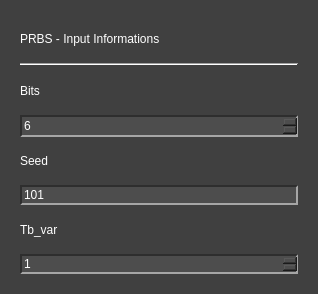
<?xml version="1.0" encoding="UTF-8"?>
<ui version="4.0">
 <class>PRBS_Info</class>
 <widget class="QWidget" name="PRBS_Info">
  <property name="geometry">
   <rect>
    <x>0</x>
    <y>0</y>
    <width>318</width>
    <height>294</height>
   </rect>
  </property>
  <property name="sizePolicy">
   <sizepolicy hsizetype="Ignored" vsizetype="Preferred">
    <horstretch>0</horstretch>
    <verstretch>0</verstretch>
   </sizepolicy>
  </property>
  <property name="minimumSize">
   <size>
    <width>0</width>
    <height>0</height>
   </size>
  </property>
  <property name="maximumSize">
   <size>
    <width>16777215</width>
    <height>16777215</height>
   </size>
  </property>
  <property name="windowTitle">
   <string>PRBS Signal Configuration</string>
  </property>
  <property name="styleSheet">
   <string notr="true">QComboBox QAbstractItemView {
    background-color: rgb(77, 77, 77);
}

QComboBox QAbstractItemView::item:focus{
    background-color: rgb(140, 140, 140);
}

QDoubleSpinBox{
	background-color: rgb(77, 77, 77);
	
	border-top: 1.5px solid rgb(46, 46, 46);
	border-left: 1.5px solid rgb(46, 46, 46);

	border-bottom: 1.5px solid rgb(166, 166, 166);
	border-right: 1.5px solid rgb(166, 166, 166);
}

QDoubleSpinBox::up-button{
    image: url(:/imgs/imgs/drop_up_arrow.png);
	width: 11px;

	background-color: rgb(0, 79, 0);
	border-top: 1.5px solid rgb(127, 167, 127);
	border-left: 1.5px solid rgb(127, 167, 127);

	border-bottom: 1.5px solid rgb(0, 0, 0);
	border-right: 1.5px solid rgb(0, 0, 0);
}

QDoubleSpinBox::up-button:pressed{
	border: 2px solid rgb(255, 255, 255);
}

QDoubleSpinBox::up-button:hover{
	background-color: rgb(0, 50, 0);
}

QDoubleSpinBox::down-button{
    image: url(:/imgs/imgs/drop_down_arrow.png);
	width: 11px;

	background-color: rgb(0, 79, 0);
	border-top: 1.5px solid rgb(127, 167, 127);
	border-left: 1.5px solid rgb(127, 167, 127);

	border-bottom: 1.5px solid rgb(0, 0, 0);
	border-right: 1.5px solid rgb(0, 0, 0);
}

QDoubleSpinBox::down-button:pressed{
	border: 2px solid rgb(255, 255, 255);
}

QDoubleSpinBox::down-button:hover{
	background-color: rgb(0, 50, 0);
}

QSpinBox{
	background-color: rgb(77, 77, 77);
	
	border-top: 1.5px solid rgb(46, 46, 46);
	border-left: 1.5px solid rgb(46, 46, 46);

	border-bottom: 1.5px solid rgb(166, 166, 166);
	border-right: 1.5px solid rgb(166, 166, 166);
}

QSpinBox::up-button{
    image: url(:/imgs/imgs/drop_up_arrow.png);
	width: 11px;

	background-color: rgb(0, 79, 0);
	border-top: 1.5px solid rgb(127, 167, 127);
	border-left: 1.5px solid rgb(127, 167, 127);

	border-bottom: 1.5px solid rgb(0, 0, 0);
	border-right: 1.5px solid rgb(0, 0, 0);
}

QSpinBox::up-button:pressed{
	border: 2px solid rgb(255, 255, 255);
}

QSpinBox::up-button:hover{
	background-color: rgb(0, 50, 0);
}

QSpinBox::down-button{
    image: url(:/imgs/imgs/drop_down_arrow.png);
	width: 11px;

	background-color: rgb(0, 79, 0);
	border-top: 1.5px solid rgb(127, 167, 127);
	border-left: 1.5px solid rgb(127, 167, 127);

	border-bottom: 1.5px solid rgb(0, 0, 0);
	border-right: 1.5px solid rgb(0, 0, 0);
}

QSpinBox::down-button:pressed{
	border: 2px solid rgb(255, 255, 255);
}

QSpinBox::down-button:hover{
	background-color: rgb(0, 50, 0);
}

QWidget#PRBS_Info{
	background-color: rgb(64, 64, 64);
}

QWidget{
	color: rgb(255, 255, 255);
}

QComboBox{
	background-color: rgb(77, 77, 77);
	
	border-top: 1.5px solid rgb(46, 46, 46);
	border-left: 1.5px solid rgb(46, 46, 46);

	border-bottom: 1.5px solid rgb(166, 166, 166);
	border-right: 1.5px solid rgb(166, 166, 166);
}


QComboBox::drop-down{
	image: url(:/imgs/imgs/drop_down_arrow.png);
	width: 11px;

	background-color: rgb(0, 79, 0);
	border-top: 2px solid rgb(127, 167, 127);
	border-left: 2px solid rgb(127, 167, 127);

	border-bottom: 2px solid rgb(0, 0, 0);
	border-right: 2px solid rgb(0, 0, 0);
}

QComboBox::drop-down:hover{
	background-color: rgb(0, 50, 0);
}

QComboBox::drop-down:pressed{
	border: 2px solid rgb(255, 255, 255);
}

QPushButton{
	background-color: rgb(0, 79, 0);

	border-top: 1.5px solid rgb(127, 167, 127);
	border-left: 1.5px solid rgb(127, 167, 127);

	border-bottom: 1.5px solid rgb(0, 0, 0);
	border-right: 1.5px solid rgb(0, 0, 0);

	
	font: 12pt &quot;Helvetica&quot;;
	text-align:center;
}

QWidget{
	font: 12pt &quot;Helvetica&quot;;
}

QPushButton:hover{
	background-color: rgb(0, 50, 0);
}

QPushButton:pressed{
	border: 2px solid rgb(255, 255, 255);
}

QLineEdit{
	background-color: rgb(77, 77, 77);
	border-top: 1.5px solid rgb(46, 46, 46);
	border-left: 1.5px solid rgb(46, 46, 46);

	border-bottom: 1.5px solid rgb(166, 166, 166);
	border-right: 1.5px solid rgb(166, 166, 166);
}

QRadioButton::indicator{
	border-radius: 6px;
	border-top: 1.5px solid rgb(0, 0, 0);
	border-left: 1.5px solid rgb(0, 0, 0);

	border-bottom: 1.5px solid rgb(160, 160, 160);
	border-right: 1.5px solid rgb(160, 160, 160);
}

QRadioButton::indicator::checked{
	background-color: white;
}

QRadioButton::indicator::unchecked:hover{
	background-color: #9F9F9F;
}

QRadioButton::indicator::pressed{
	border: 1.5px solid #505050
}

QPushButton#reload_devices{
	image: url(:/imgs/imgs/reload.png);
	width: 11px;
	background-color: rgb(0, 79, 0);

	border-top: 1.5px solid rgb(127, 167, 127);
	border-left: 1.5px solid rgb(127, 167, 127);

	border-bottom: 1.5px solid rgb(0, 0, 0);
	border-right: 1.5px solid rgb(0, 0, 0);

	
	font: 12pt &quot;Helvetica&quot;;
	text-align:center;
}

QPushButton#reload_devices:hover{
	background-color: rgb(0, 50, 0);
}

QPushButton#reload_devices:pressed{
	border: 2px solid rgb(255, 255, 255);
}</string>
  </property>
  <property name="locale">
   <locale language="English" country="UnitedStates"/>
  </property>
  <layout class="QGridLayout" name="gridLayout">
   <item row="1" column="0">
    <widget class="QWidget" name="widget" native="true">
     <layout class="QGridLayout" name="gridLayout_2">
      <item row="2" column="0">
       <widget class="QLabel" name="label">
        <property name="text">
         <string>Bits</string>
        </property>
       </widget>
      </item>
      <item row="3" column="0">
       <widget class="QSpinBox" name="prbs_bits_in">
        <property name="sizePolicy">
         <sizepolicy hsizetype="Ignored" vsizetype="Ignored">
          <horstretch>0</horstretch>
          <verstretch>0</verstretch>
         </sizepolicy>
        </property>
        <property name="minimumSize">
         <size>
          <width>0</width>
          <height>22</height>
         </size>
        </property>
        <property name="maximumSize">
         <size>
          <width>16777215</width>
          <height>22</height>
         </size>
        </property>
        <property name="minimum">
         <number>1</number>
        </property>
        <property name="value">
         <number>6</number>
        </property>
       </widget>
      </item>
      <item row="5" column="0">
       <widget class="QLineEdit" name="prbs_seed_in">
        <property name="inputMask">
         <string>BBBBBBBBBBBBBBB</string>
        </property>
        <property name="text">
         <string>101</string>
        </property>
       </widget>
      </item>
      <item row="6" column="0">
       <widget class="QLabel" name="label_4">
        <property name="text">
         <string>Tb_var</string>
        </property>
       </widget>
      </item>
      <item row="0" column="0">
       <widget class="QLabel" name="label_2">
        <property name="text">
         <string>PRBS - Input Informations</string>
        </property>
       </widget>
      </item>
      <item row="4" column="0">
       <widget class="QLabel" name="label_3">
        <property name="text">
         <string>Seed</string>
        </property>
       </widget>
      </item>
      <item row="7" column="0">
       <widget class="QSpinBox" name="prbs_tb_var_in">
        <property name="minimum">
         <number>1</number>
        </property>
       </widget>
      </item>
      <item row="1" column="0">
       <widget class="Line" name="line">
        <property name="orientation">
         <enum>Qt::Orientation::Horizontal</enum>
        </property>
       </widget>
      </item>
     </layout>
    </widget>
   </item>
  </layout>
 </widget>
 <resources>
  <include location="resources_1.qrc"/>
 </resources>
 <connections/>
</ui>
